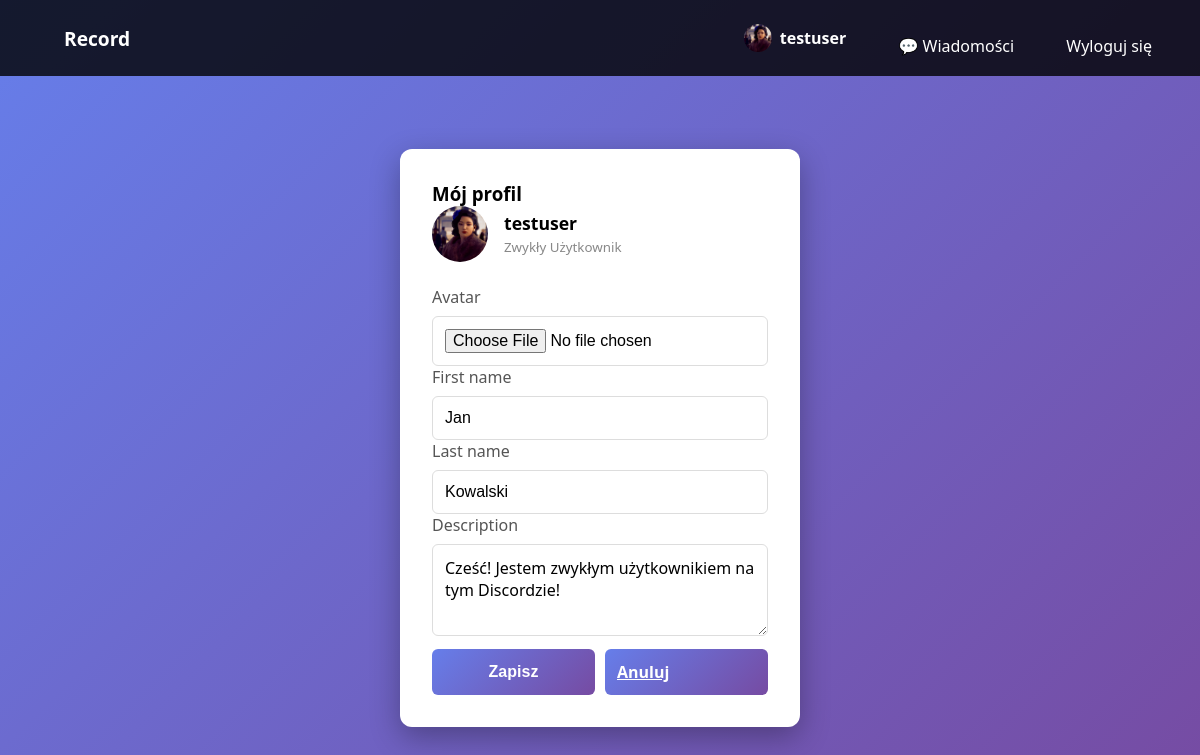
The page /profile/ (signed in) on the database its author committed.
### record_app/models.py (models this page shows, shortened)
class User(AbstractUser):
    ROLE_CHOICES = [
        ('user', 'Zwykły Użytkownik'),
        ('moderator', 'Moderator'),
        ('admin', 'Administrator'),
    ]
    role = models.CharField(
        max_length=10,
        choices=ROLE_CHOICES,
        default='user'
    )
    description = models.TextField(blank=True, null=True)
    avatar = models.ImageField(upload_to='avatars/', blank=True, null=True)
    @property
    def avatar_url(self):
        if self.avatar:
            return self.avatar.url
        return f'{settings.MEDIA_URL}avatars/default_pfp.jpg'
    class Meta:
        verbose_name = 'Użytkownik'
        verbose_name_plural = 'Użytkownicy'

### record_app/views.py (the view)
# urls.py: path('profile/', views.profile_view, name='profile'),
@login_required(login_url='login')
def profile_view(request):
    if request.method == 'POST':
        form = ProfileForm(request.POST, request.FILES, instance=request.user)
        if form.is_valid():
            user = form.save()
            if user.avatar and 'avatar' in request.FILES:
                from PIL import Image, ImageOps
                path = user.avatar.path
                with Image.open(path) as img:
                    img = img.convert('RGB')
                    img = ImageOps.fit(img, (128, 128), Image.LANCZOS)
                    img.save(path, quality=90, optimize=True)
            messages.success(request, "Profil zaktualizowany.")
            return redirect('profile')
    else:
        form = ProfileForm(instance=request.user)
    return render(request, 'record_app/profile.html', {'form': form})

### record_app/forms.py
class ProfileForm(forms.ModelForm):
    avatar = forms.ImageField(
        required=False,
        label='Avatar',
        widget=forms.FileInput(attrs={'class': 'form-control', 'accept': 'image/*'})
    )
    class Meta:
        model = User
        fields = ('avatar', 'first_name', 'last_name', 'description')
        widgets = {
            'first_name': forms.TextInput(attrs={'class': 'form-control', 'placeholder': 'Imię'}),
            'last_name': forms.TextInput(attrs={'class': 'form-control', 'placeholder': 'Nazwisko'}),
            'description': forms.Textarea(attrs={'class': 'form-control', 'placeholder': 'Opis profilu', 'rows': 3}),
        }

### record_app/templates/record_app/profile.html (shortened to what this page needs)
{% extends "record_app/base.html" %}
{% load static %}
{% block content %}
<div class="container" style="max-width: 520px; margin: 40px auto;">
    <div class="card">
        <div class="card-header bg-primary text-white">
            <h3 style="margin:0;">Mój profil</h3>
        </div>
        <div class="card-body">
            <div style="display:flex;align-items:center;gap:16px;margin-bottom:24px;">
                <img src="{{ user.avatar_url }}" alt="avatar" class="avatar avatar-lg">
                <div>
                    <strong style="font-size:1.1rem;">{{ user.username }}</strong><br>
                    <small style="color:#888;">{{ user.get_role_display }}</small>
                </div>
            </div>
            <form method="POST" enctype="multipart/form-data">
                {% for field in form %}
                <div class="mb-3">
                    <label class="form-label" for="{{ field.id_for_label }}">{{ field.label }}</label>
                    {{ field }}
                </div>
                {% endfor %}
                <div style="display:flex;gap:10px;margin-top:8px;">
                    <button type="submit" class="btn btn-primary">Zapisz</button>
                    <a href="{% url 'home' %}" class="btn btn-secondary">Anuluj</a>
                </div>
            </form>
        </div>
    </div>
</div>
{% endblock %}

### record_app/templates/record_app/base.html (shortened to what this page needs)
{% load static %}
<!DOCTYPE html>
<html lang="pl">
<head>
    <link rel="stylesheet" href="{% static 'css/style.css' %}">
</head>
<body>
    <nav>
        <div>
            <a href="{% url 'home' %}" style="font-weight: bold; font-size: 1.2rem;">Record</a>
        </div>
        <div>
            {% if user.is_authenticated %}
                <a href="{% url 'profile' %}" class="nav-avatar-wrap" style="margin-left:1rem;">
                    <img src="{{ user.avatar_url }}" alt="{{ user.username }}" class="avatar avatar-sm">
                    <strong>{{ user.username }}</strong>
                </a>
                <a href="{% url 'private_conversations' %}">💬 Wiadomości</a>
                <a href="{% url 'logout' %}">Wyloguj się</a>
            {% else %}
                <a href="{% url 'login' %}">Logowanie</a>
                <a href="{% url 'register' %}">Rejestracja</a>
            {% endif %}
        </div>
    </nav>
    {% block content %}
    {% endblock %}
</body>
</html>

### record_app/static/css/style.css (style rules this page uses)
* { margin: 0; padding: 0; box-sizing: border-box; }
body { font-family: 'Segoe UI', Tahoma, Geneva, Verdana, sans-serif; background: linear-gradient(135deg, #667eea 0%, #764ba2 100%); min-height: 100vh; display: flex; flex-direction: column; }
nav { background: rgba(0, 0, 0, 0.8); padding: 1rem 2rem; display: flex; justify-content: space-between; align-items: center; color: white; }
nav a, nav button { color: white; text-decoration: none; margin-left: 1rem; cursor: pointer; background: none; border: none; font-size: 1rem; padding: 0.5rem 1rem; border-radius: 4px; transition: background 0.3s; }
.avatar { border-radius: 50%; object-fit: cover; flex-shrink: 0; display: inline-block; }
.avatar-sm, .avatar-placeholder-sm { width: 28px; height: 28px; font-size: 11px; }
.avatar-lg, .avatar-placeholder-lg { width: 56px; height: 56px; font-size: 22px; }
.nav-avatar-wrap { display: inline-flex; align-items: center; gap: 8px; color: white; text-decoration: none; }
.container { flex: 1; display: flex; justify-content: center; align-items: center; padding: 2rem; }
.card { background: white; border-radius: 12px; box-shadow: 0 10px 30px rgba(0, 0, 0, 0.3); padding: 2rem; max-width: 400px; width: 100%; }
label { display: block; margin-bottom: 0.5rem; color: #555; font-weight: 500; }
.form-control { width: 100%; padding: 0.75rem; border: 1px solid #ddd; border-radius: 6px; font-size: 1rem; transition: border-color 0.3s; }
textarea.form-control { resize: vertical; font-family: 'Segoe UI', Tahoma, Geneva, Verdana, sans-serif; }
.btn { width: 100%; padding: 0.75rem; background: linear-gradient(135deg, #667eea 0%, #764ba2 100%); color: white; border: none; border-radius: 6px; font-size: 1rem; font-weight: 600; cursor: pointer; transition: transform 0.2s, box-shadow 0.2s; }

### rows shown on the page
User: avatar_url (picture), username "testuser", role "Zwykły Użytkownik", form "Jan" "Kowalski" "Cześć! Jestem zwykłym użytkownikiem na tym Discordzie!"

### other values the page prints
{{ field.label }} "Avatar" "First name" "Last name" "Description"
